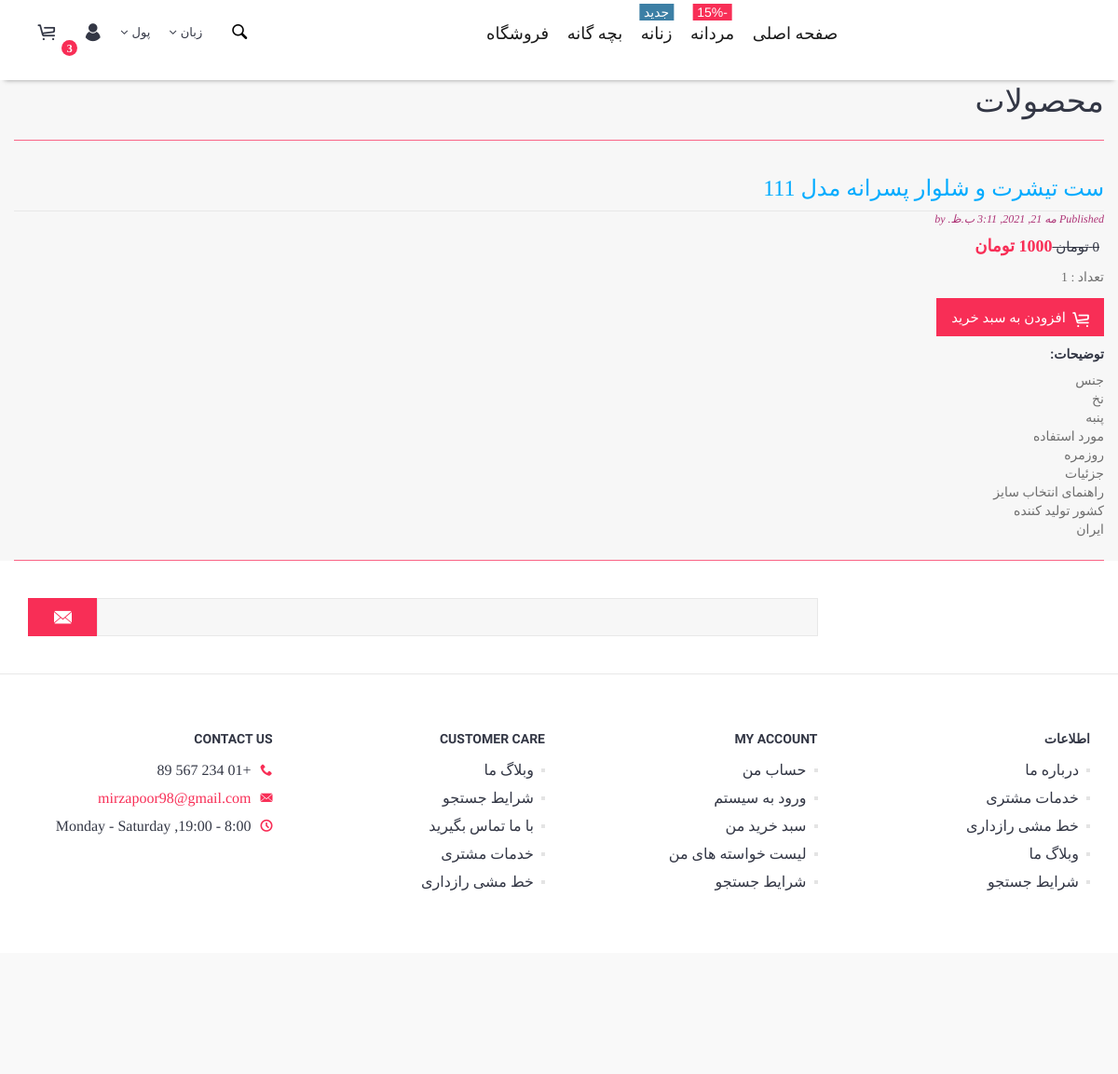
The page /shop/2021/5/21/st-tshrt-o-shlor-srnh-mdl-111/ on the database as committed earlier.
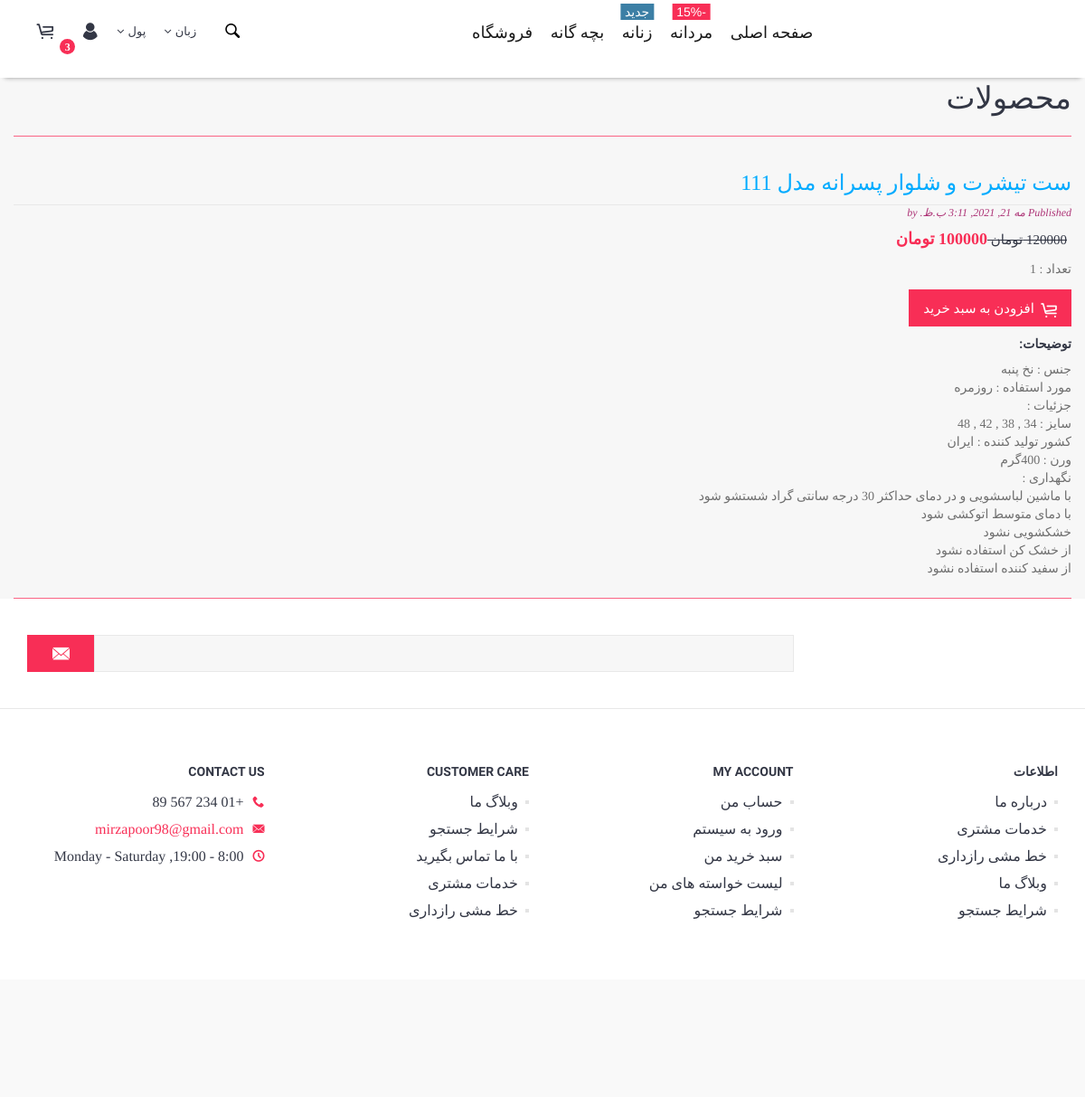
The same page on the database as committed later.
### shop/models.py (models this page shows, shortened)
class shop(models.Model):
    title = models.CharField(max_length=250)
    slug = models.SlugField(max_length=250,unique_for_date='publish')
    user = models.ForeignKey(User,on_delete=models.CASCADE, related_name='Shop_posts')
    body = models.TextField()
    publish = models.DateTimeField(default=timezone.now)
    created = models.DateTimeField(auto_now_add=True)
    updated = models.DateTimeField(auto_now=True)
    price = models.IntegerField(default=1000)
    Discounted_price = models.IntegerField(default=1000)
    count = models.IntegerField(default=1)
    class Meta:
        ordering = ('-publish',)
    def get_absolute_url(self):
        return reverse('shop:post_detail',
                         args=[self.publish.year,self.publish.month,self.publish.day, self.slug])

### shop/views.py (the view)
def shop_detail(request, year, month, day, post):
        post = get_object_or_404(shop, slug=post,
                                        publish__year=year,
                                        publish__month=month,
                                        publish__day=day)
        return render(request,'shop/post/detali.html',{'post': post})

### shop/templates/shop/post/detali.html (shortened to what the changed rows need)
{% load static %}
<!DOCTYPE html>
<html lang="en">
<head>
    <link href="{% static 'js/vendor/bootstrap/bootstrap.min.css' %}" rel="stylesheet">
    <link href="{% static 'js/vendor/slick/slick.css' %}" rel="stylesheet">
    <link href="{% static 'js/vendor/swiper/swiper.min.css' %}" rel="stylesheet">
    <link href="{% static 'js/vendor/magnificpopup/dist/magnific-popup.css' %}" rel="stylesheet">
    <link href="{% static 'js/vendor/nouislider/nouislider.css' %}" rel="stylesheet">
    <link href="{% static 'js/vendor/darktooltip/dist/darktooltip.css' %}" rel="stylesheet">
    <link href="{% static 'css/animate.css' %}" rel="stylesheet">
    <link href="{% static 'css/style.css' %}" rel="stylesheet">
    <link href="{% static 'css/megamenu.css' %}" rel="stylesheet">
    <link href="{% static 'css/style-rtl.css' %}" rel="stylesheet">
    <link href="{% static 'css/shop.css' %}" rel="stylesheet">
    <link href="{% static 'fonts/icomoon-reg/style.css' %}" rel="stylesheet">
</head>
<body class="boxed rtl">
<div id="wrapper">
    <div class="page-wrapper">
        <main>
         <br> <br> <br> <br>
            {% block content %}
            <h1>محصولات</h1>
            <div class ="wrapper">
            <h2> <a href="{{ post.get_absolute_url }}">
            {{ post.title }}
            </a> </h2>
            <p class="date">
                    Published {{ post.publish }} by {{ post.author }}
            </p>
            <div class="price-box"> <span class="price-container"> <span
                        class="price-wrapper"> <span
                            class="old-price">   {{post.price}} تومان
                                    </span> <span
                                        class="special-price">{{post.Discounted_price}} تومان</span> </span>
									            </span>
            </div>
            <P> تعداد : {{post.count}}</P>
            <p>
                <button class="btn add-to-cart" data-product="789123"><i class="icon icon-cart"></i><span>افزودن به سبد خرید</span></button>
             </p>
             <h4> توضیحات: </h4>
            {{ post.body|linebreaks }}
           {% endblock %}
         <H1>   </h1>
        </main>
    </div>
</div>
</body>
</html>

Rows that differ between the two databases and show on the page:
changed shop "ست تیشرت و شلوار پسرانه مدل 111": price "0" → "120000"; Discounted_price "1000" → "100000"; body "جنس نخ پنبه مورد استفاده روزمره جزئیات راهنمای انتخاب سایز کشور تولید کننده ایران" → "جنس : نخ پنبه مورد استفاده : روزمره جزئیات : سایز : 34 , 38 , 42 , 48 کشور تولید کننده : ایران ورن : 400گرم نگهداری : با ماشین لباسشویی و در دمای حداکثر 30 درجه سانتی گراد شستشو شود با دمای متوسط اتوکشی شود خشکشویی نشود از خشک کن استفاده نشود از سفید کننده استفاده نشود"
